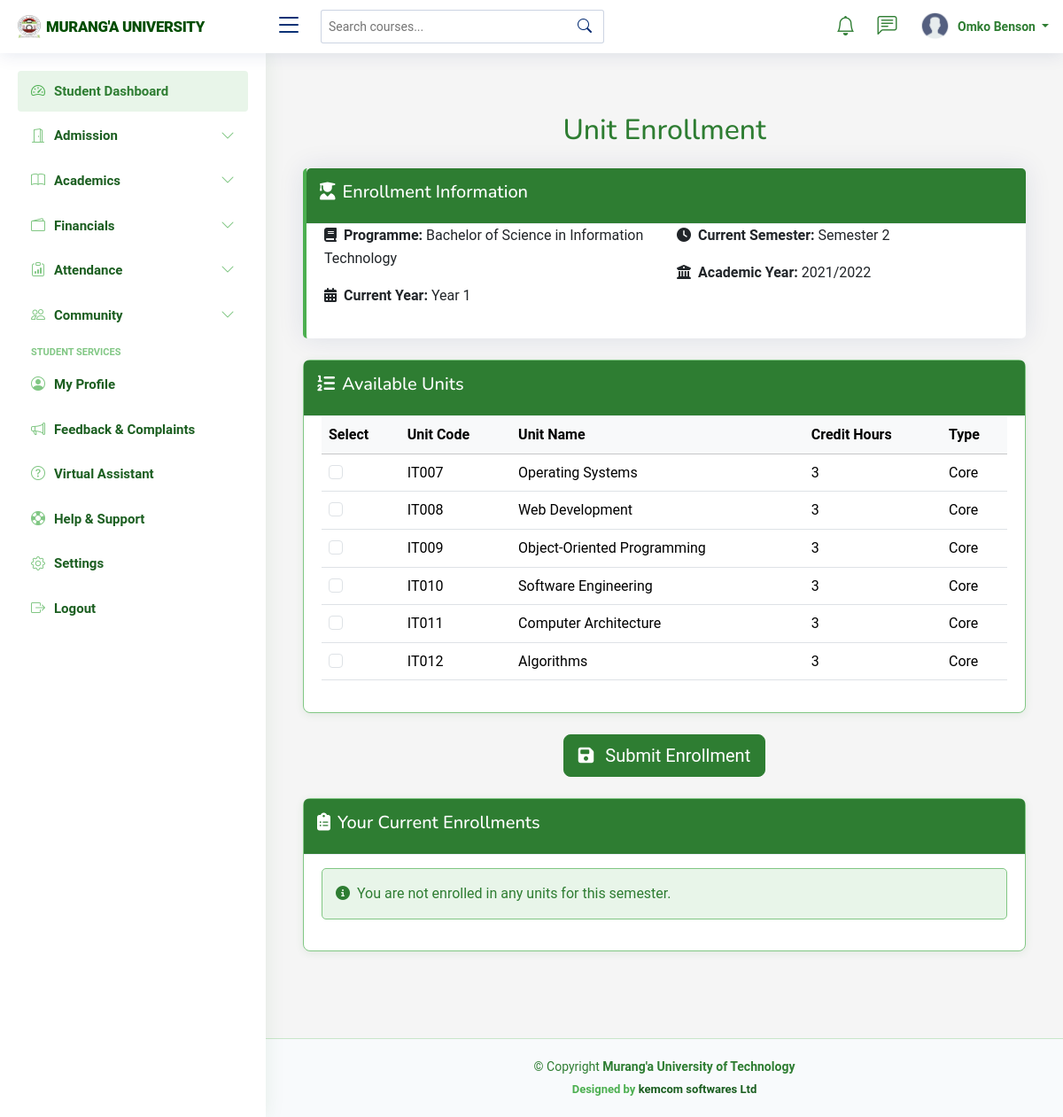
Page /enrollment/ (signed in) on the earlier database version.
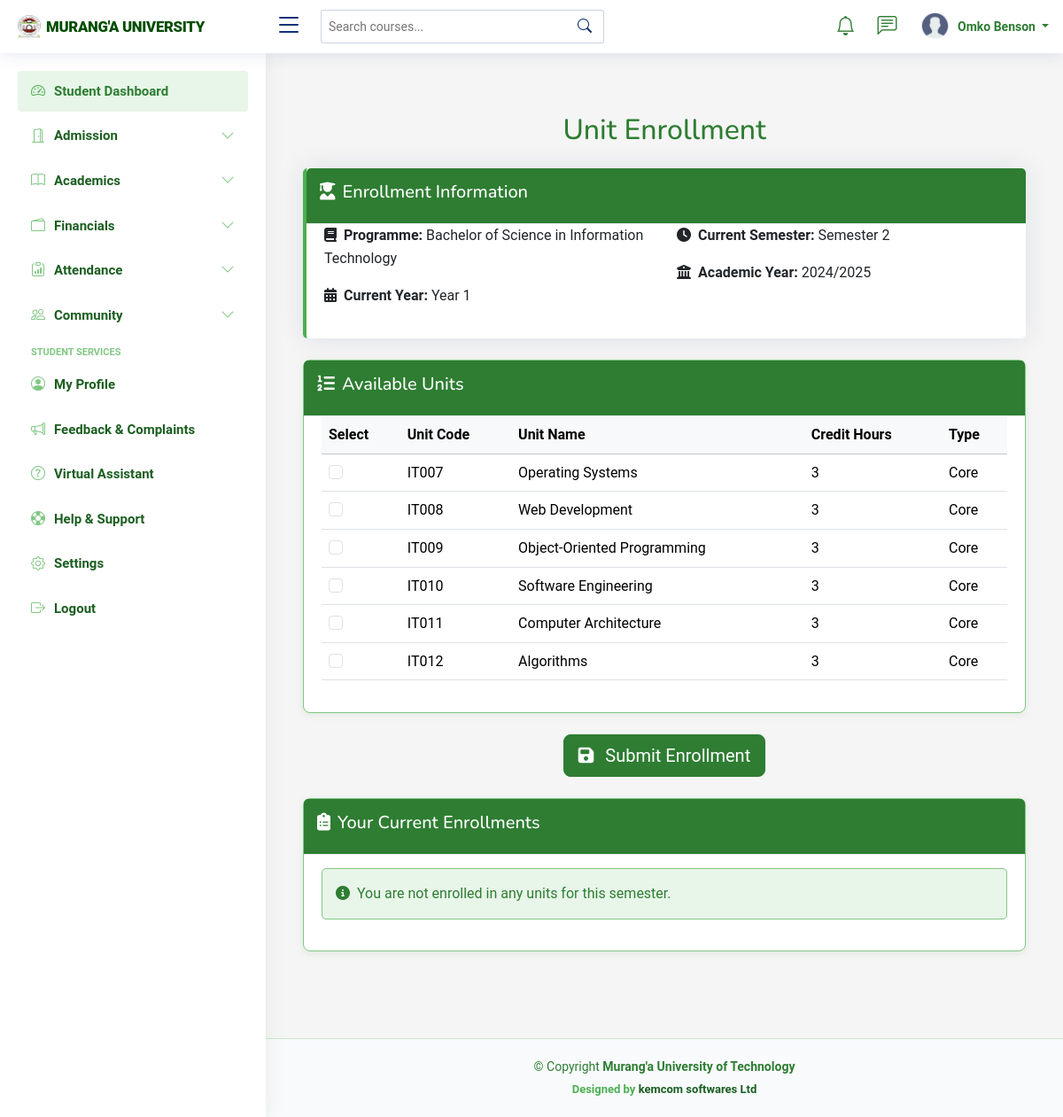
Same page on the later database version.
### students_portal/models.py (models this page shows, shortened)
class Semester(models.Model):
    academic_year = models.ForeignKey(AcademicYear, on_delete=models.CASCADE, related_name='semesters')
    name = models.CharField(max_length=50)
    number = models.IntegerField()  # 1, 2, or 3 depending on programme
    start_date = models.DateField()
    end_date = models.DateField()
    is_current = models.BooleanField(default=False)
    is_special = models.BooleanField(default=False)
    current_week = models.PositiveSmallIntegerField(
        default=1,
    )
    class Meta:
        unique_together = ('academic_year', 'number')

class AcademicYear(models.Model):
    name = models.CharField(max_length=50)
    start_date = models.DateField()
    end_date = models.DateField()
    is_current = models.BooleanField(default=False)

### students_portal/views.py (the view, shortened to what this page needs)
# urls.py: path('enrollment/', views.unit_enrollment, name='unit_enrollment'),
@login_required
def unit_enrollment(request):
    try:
        student = Student.objects.get(registration_number=request.user.username)
    except Student.DoesNotExist:
        messages.error(request, "Student record not found")
        return redirect('student_dashboard')
    current_semester = Semester.objects.filter(is_current=True).first()
    if not current_semester:
        messages.error(request, "No active semester found for enrollment")
        return redirect('student_dashboard')
    available_units = ProgrammeUnit.objects.filter(
        programme=student.programme,
        year_of_study=student.current_year,
        semester=student.current_semester
    ).select_related('unit')
    enrolled_units = StudentEnrollment.objects.filter(
        student=student,
        semester=current_semester
    ).values_list('programme_unit_id', flat=True)
    current_enrollments = StudentEnrollment.objects.filter(
        student=student,
        semester=current_semester
    ).select_related('programme_unit__unit')
    context = {
        'student': student,
        'available_units': available_units,
        'enrolled_units': enrolled_units,
        'current_semester': current_semester,
        'current_enrollments': current_enrollments,  # Add this to context
        'max_units': 6,  # You can set a maximum number of units per semester
    }
    return render(request, 'enrollment/unit_enrollment.html', context)

### templates/enrollment/unit_enrollment.html (shortened to what the changed rows need)
{% extends 'base/base.html' %}
{% load static %}
{% block content %}
<div class="container py-5">
    <h2 class="mb-4 text-center" style="color: var(--muranga-primary);">Unit Enrollment</h2>
    <div class="card mb-4 student-info-card">
        <div class="card-body">
            <div class="row">
                <div class="col-md-6">
                    <p><strong><i class="fas fa-clock me-2"></i>Current Semester:</strong> Semester {{ student.current_semester }}</p>
                    <p><strong><i class="fas fa-university me-2"></i>Academic Year:</strong> {{ current_semester.academic_year.name }}</p>
                </div>
            </div>
        </div>
    </div>
    <form method="post">
        <div class="card mb-4 enrollment-card">
            <div class="card-body">
                {% if available_units %}
                    <div class="table-responsive">
                        <table class="table table-hover">
                            <thead class="table-light">
                                <tr>
                                    <th>Select</th>
                                    <th>Unit Code</th>
                                    <th>Unit Name</th>
                                    <th>Credit Hours</th>
                                    <th>Type</th>
                                </tr>
                            </thead>
                        </table>
                    </div>
                {% else %}
                    <div class="alert alert-info">
                        <i class="fas fa-info-circle me-2"></i>No units available for enrollment in your current year and semester.
                    </div>
                {% endif %}
            </div>
        </div>
    </form>
</div>
{% endblock %}

Differences in the rows shown:
no longer on this page (row edited): Semester: academic_year.name "2021/2022"
now on this page (row edited): Semester: academic_year.name "2024/2025"
